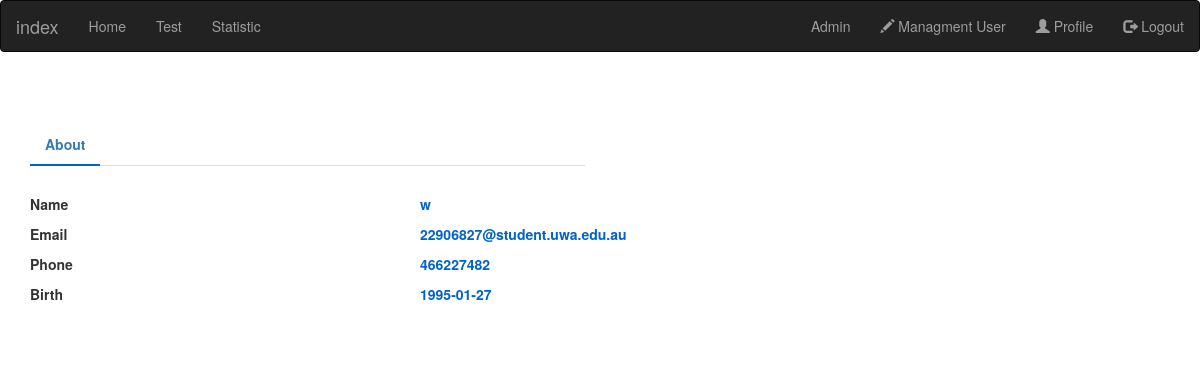
The app's page /profile (signed in) with its own data.
### web/models.py (models this page shows, shortened)
class User(db.Model,UserMixin):
    id = db.Column(db.Integer, primary_key=True)
    username = db.Column(db.String(128), unique=True,nullable=False)
    email = db.Column(db.String(128), unique=True,nullable=False)
    password = db.Column(db.String(128), nullable=False)
    phone = db.Column(db.Integer)
    birth = db.Column(db.String(128))
    status = db.Column(db.Boolean)
    user_type = db.Column(db.Integer)

### web/user/routes.py (the view)
@user.route("/profile",methods=['POST','Get'])
@login_required
def profile():
    if current_user.is_authenticated:
        user_id = current_user.get_id()
        user = User.query.filter_by(id=user_id).first()
    return render_template('user/profile.html',user=user)

### web/models.py (called while the page is built)
@login_manager.user_loader
def load_user(user_id):
    return User.query.get(int(user_id))

### web/templates/user/profile.html (shortened to what this page needs)
{% extends "home.html" %}
{% block content %}
<div class="container emp-profile">
        <div class="row">
            <div class="col-md-6">
                <div class="profile-head">
                    <ul class="nav nav-tabs" id="myTab" role="tablist">
                        <li class="nav-item">
                            <a class="nav-link active" id="home-tab" data-toggle="tab" href="#info" role="tab" aria-controls="home" aria-selected="true">About</a>
                        </li>
                    </ul>
                </div>
            </div>
        </div>
        <div class="row">
            <div class="col-md-8">
                <div class="tab-content profile-tab" id="myTabContent">
                    <div class="tab-pane  show active" id="info" role="tabpanel" aria-labelledby="home-tab">
                                <div class="row">
                                    <div class="col-md-6">
                                        <label>Name</label>
                                    </div>
                                    <div class="col-md-6">
                                        <p>{{user.username}}</p>
                                    </div>
                                </div>
                                <div class="row">
                                    <div class="col-md-6">
                                        <label>Email</label>
                                    </div>
                                    <div class="col-md-6">
                                        <p>{{user.email}}</p>
                                    </div>
                                </div>
                                <div class="row">
                                    <div class="col-md-6">
                                        <label>Phone</label>
                                    </div>
                                    <div class="col-md-6">
                                        <p>{{user.phone}}</p>
                                    </div>
                                </div>
                                <div class="row">
                                    <div class="col-md-6">
                                        <label>Birth</label>
                                    </div>
                                    <div class="col-md-6">
                                        <p>{{user.birth}}</p>
                                    </div>
                                </div>
                        </div>
                    </div>
                </div>
            </div>
        </div>
{% endblock%}

### web/static/index.css (style rules this page uses)
.container { padding: 16px; }
.emp-profile { padding: 3%; margin-top: 3%; margin-bottom: 3%; background: #fff; }
.profile-head .nav-tabs { margin-bottom:5%; }
.profile-head .nav-tabs .nav-link { font-weight:600; border: none; }
.profile-head .nav-tabs .nav-link.active { border: none; border-bottom:2px solid #0062cc; }
.profile-tab label { font-weight: 600; }
.profile-tab p { font-weight: 600; color: #0062cc; }

### records on screen
User: username "w", email "22906827@student.uwa.edu.au", phone "466227482", birth "1995-01-27"
